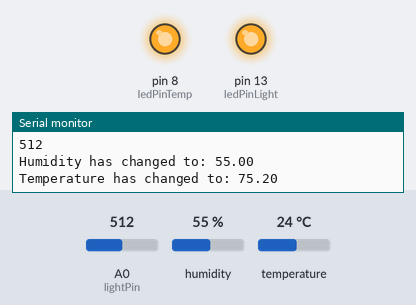
This sketch was run on a simulated Arduino Uno, built with avr-gcc and run on an emulated ATmega328P. On the bench: output pins drawn as LEDs (lit = HIGH), the last lines printed to the serial monitor. Wiring (inferred from the names in the program): DHT11 sensor: data pin 3. Inputs (shaded band) come from the test bench; at power-on: A0 (lightPin) = 512, humidity 55 %, temperature 24 °C.

Above: at 4.3 s.
4.4 s: A0 (lightPin) set to 530
8.2 s: A0 (lightPin) set to 562
At 9.5 s:
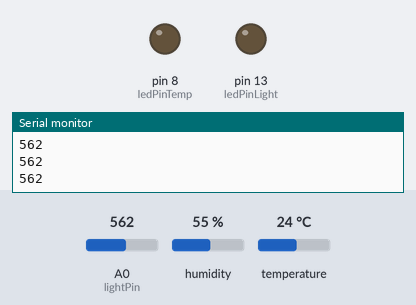
9.8 s: humidity set to 22 %
At 12.9 s:
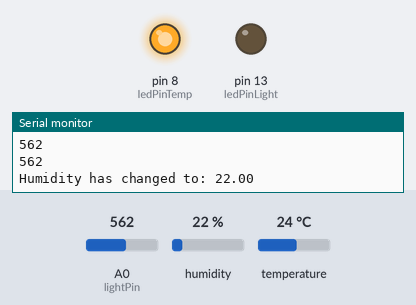
16.3 s: humidity set to 40 %
At 21.2 s:
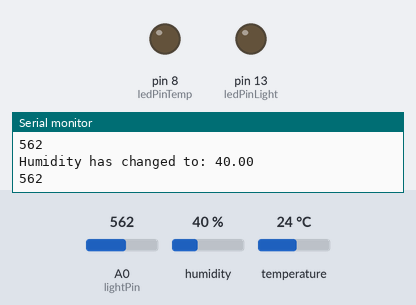
21.9 s: humidity set to 68 %
At 23.7 s:
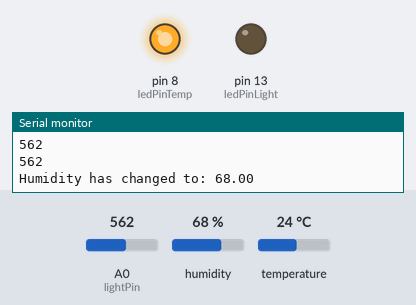
Timing chart, 0 to 27.5 s (numbered marks = the images above; inputs shaded):
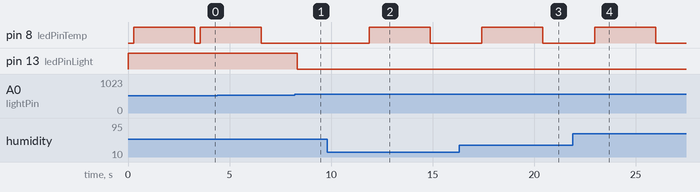

Measured:
- the behaviour switches between 544 and 545 on A0 (lightPin) (found by bisection; images 0 and 1)
- after the input at 8.2 s, pin 13 (ledPinLight): HIGH → LOW after 0.13 s
- after the input at 9.8 s, pin 8 (ledPinTemp): LOW → HIGH after 2.1 s, → LOW 3.0 s later
- after the input at 16.3 s, pin 8 (ledPinTemp): LOW → HIGH after 1.1 s, → LOW 3.0 s later
- after the input at 21.9 s, pin 8 (ledPinTemp): LOW → HIGH after 1.1 s, → LOW 3.0 s later

The sketch:

greenHouse.ino
```cpp
#include "DHT.h"

#define DHTPIN 3
#define DHTTYPE DHT11
DHT dht(DHTPIN, DHTTYPE);

int ledPinLight = 13;
int ledPinTemp = 8;
int lightPin = 0;
int lightVal = 0;
float tempVal = 0;
float humidityVal = 0;
int lightThresh = 545;

void setup() {
  Serial.begin(9600);
  Serial.println("Booting system...");

  pinMode(ledPinLight, OUTPUT);
  pinMode(ledPinTemp, OUTPUT);

  dht.begin();
}

void loop() {
  // Light Logic
  lightVal = analogRead(lightPin);
  Serial.println(lightVal);
  if (lightVal < lightThresh){
      digitalWrite(ledPinLight, HIGH);
    } else { digitalWrite(ledPinLight, LOW); }

  // Temp Logic
  if (dht.readHumidity() != humidityVal) {
      humidityVal = dht.readHumidity();
      Serial.print("Humidity has changed to: ");
      Serial.println(humidityVal);
      digitalWrite(ledPinTemp, HIGH);
      delay(3000);
      digitalWrite(ledPinTemp, LOW);
    }
  if (tempVal != dht.readTemperature(true)) {
      tempVal = dht.readTemperature(true);
      Serial.print("Temperature has changed to: ");
      Serial.println(tempVal);
      digitalWrite(ledPinTemp, HIGH);
      delay(3000);
      digitalWrite(ledPinTemp, LOW);
    }

  if (isnan(humidityVal) || isnan(tempVal)){
      Serial.println("error reading dht");
    }
  delay(500);
}
```
